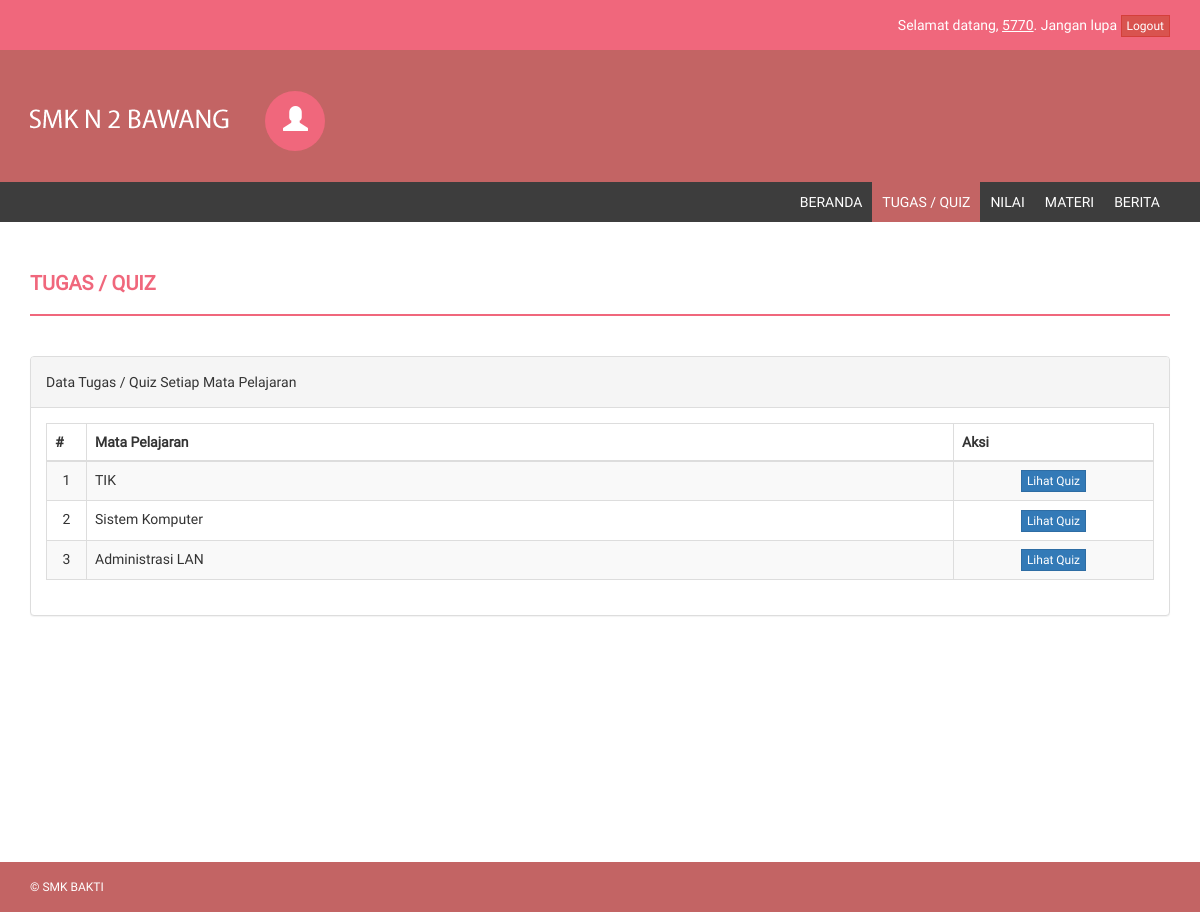
Page /?page=quiz (signed in) on the committed database.
### tables this page shows
CREATE TABLE `tb_siswa` (
  `id_siswa` int(11) NOT NULL,
  `nis` varchar(20) NOT NULL,
  `nama_lengkap` varchar(50) NOT NULL,
  `tempat_lahir` varchar(20) NOT NULL,
  `tgl_lahir` date NOT NULL,
  `jenis_kelamin` enum('L','P') NOT NULL,
  `agama` varchar(20) NOT NULL,
  `nama_ayah` varchar(50) NOT NULL,
  `nama_ibu` varchar(50) NOT NULL,
  `no_telp` varchar(15) NOT NULL,
  `email` varchar(100) NOT NULL,
  `alamat` text NOT NULL,
  `id_kelas` varchar(5) NOT NULL,
  `thn_masuk` int(5) NOT NULL,
  `foto` varchar(100) NOT NULL,
  `username` varchar(40) NOT NULL,
  `password` varchar(40) NOT NULL,
  `pass` varchar(40) NOT NULL,
  `status` enum('aktif','tidak aktif') NOT NULL
);

CREATE TABLE `tb_mapel` (
  `id` int(11) NOT NULL,
  `kode_mapel` varchar(10) NOT NULL,
  `mapel` varchar(100) NOT NULL
);

### index.php (the view, shortened to what this page needs)
<?php
include "+koneksi.php";
if(!@$_SESSION['siswa']) {
    if(@$_GET['hal'] == 'daftar') {
        include "register.php";
    } else {
        include "login.php";
    }
} else { ?>
<!DOCTYPE html>
<html>
<head>
    <link href="style/assets/css/bootstrap.css" rel="stylesheet" />
    <link href="style/assets/css/font-awesome.css" rel="stylesheet" />
    <link href="style/assets/css/style.css" rel="stylesheet" />
</head>
<body>
<?php
$sql_terlogin = mysqli_query($db, "SELECT * FROM tb_siswa JOIN tb_kelas ON tb_siswa.id_siswa = '$_SESSION[siswa]' AND tb_kelas.id_kelas = tb_siswa.id_kelas") or die ($db->error);
$data_terlogin = mysqli_fetch_array($sql_terlogin);
?>
    <header>
        <div class="container">
            <div class="row">
                <div class="col-md-12">
                    Selamat datang, <u><?php echo ucfirst($data_terlogin['username']); ?></u>. Jangan lupa <a href="inc/logout.php?sesi=siswa" class="btn btn-xs btn-danger">Logout</a>
                </div>
            </div>
        </div>
    </header>
    <div class="navbar navbar-inverse set-radius-zero">
        <div class="container">
            <div class="navbar-header">
                <a class="navbar-brand" href="./">
                    <img src="style/assets/img/logo.png" />
                </a>
            </div>
            <div class="left-div">
                <div class="user-settings-wrapper">
                    <ul class="nav">
                        <li class="dropdown">
                            <a class="dropdown-toggle" data-toggle="dropdown" href="#" aria-expanded="false">
                                <span class="glyphicon glyphicon-user" style="font-size: 25px;"></span>
                            </a>
                        </li>
                    </ul>
                </div>
            </div>
        </div>
    </div>
    <section class="menu-section">
        <div class="container">
            <div class="row">
                <div class="col-md-12">
                    <div class="navbar-collapse collapse ">
                        <ul id="menu-top" class="nav navbar-nav navbar-right">
                            <li><a <?php if(@$_GET['page'] == '') { echo 'class="menu-top-active"'; } ?> href="./">Beranda</a></li>
                            <li><a <?php if(@$_GET['page'] == 'quiz') { echo 'class="menu-top-active"'; } ?> href="?page=quiz">Tugas / Quiz</a></li>
                            <li><a <?php if(@$_GET['page'] == 'nilai') { echo 'class="menu-top-active"'; } ?> href="?page=nilai">Nilai</a></li>
                            <li><a <?php if(@$_GET['page'] == 'materi') { echo 'class="menu-top-active"'; } ?> href="?page=materi">Materi</a></li>
                            <li><a <?php if(@$_GET['page'] == 'berita') { echo 'class="menu-top-active"'; } ?> href="?page=berita">Berita</a></li>
                        </ul>
                    </div>
                </div>
            </div>
        </div>
    </section>
    <div class="content-wrapper">
        <div class="container" id="wadah">
        <?php
        if(@$_GET['page'] == '') {
            include "inc/beranda.php";
        } else if(@$_GET['page'] == 'quiz') {
            include "inc/quiz.php";
        } else if(@$_GET['page'] == 'nilai') {
            include "inc/nilai.php";
        } else if(@$_GET['page'] == 'materi') {
            include "inc/materi.php";
        } else if(@$_GET['page'] == 'berita') {
            include "inc/berita.php";
        } ?>
        </div>
    </div>
    <footer>
        <div class="container">
            <div class="row">
                <div class="col-md-12">
                    &copy; SMK BAKTI
            </div>
        </div>
    </footer>
</body>
</html>
<?php
}
?>

### inc/quiz.php (shortened to what this page needs)
<?php
$no = 1;
if(@$_GET['action'] != 'kerjakansoal') { ?>
<div class="row">
    <div class="col-md-12">
        <h4 class="page-head-line">Tugas / Quiz</h4>
    </div>
</div>
<?php
}
if(@$_GET['action'] == '') { ?>
	<div class="row">
	    <div class="col-md-12">
	        <div class="panel panel-default">
	            <div class="panel-heading">Data Tugas / Quiz Setiap Mata Pelajaran</div>
	            <div class="panel-body">
	                <div class="table-responsive">
	                    <table class="table table-striped table-bordered table-hover">
	                        <thead>
	                            <tr>
	                                <th>#</th>
	                                <th>Mata Pelajaran</th>
	                                <th>Aksi</th>
	                            </tr>
	                        </thead>
	                        <tbody>
	                        <?php
	                        $sql_mapel = mysqli_query($db, "SELECT * FROM tb_mapel") or die ($db->error);
	                        while($data_mapel = mysqli_fetch_array($sql_mapel)) { ?>
	                            <tr>
	                                <td width="40px" align="center"><?php echo $no++; ?></td>
	                                <td><?php echo $data_mapel['mapel']; ?></td>
	                                <td width="200px" align="center">
	                                	<a href="?page=quiz&action=daftartopik&id_mapel=<?php echo $data_mapel['id']; ?>" class="btn btn-primary btn-xs">Lihat Quiz</a>
	                                </td>
	                            </tr>
	                        	<?php
	                        } ?>
	                        </tbody>
	                    </table>
	                </div>
	            </div>
	        </div>
	    </div>
	</div>
<?php
} else if(@$_GET['action'] == 'daftartopik') { ?>
	<div class="row">
	    <div class="col-md-12">
	        <div class="panel panel-default">
	            <div class="panel-heading">Data Tugas / Quiz Setiap Mata Pelajaran</div>
	            <div class="panel-body">
					<div class="table-responsive">
					<?php
					$id_mapel = @$_GET['id_mapel'];
					$id_siswa = $_SESSION['siswa'];
					$sql_tq = mysqli_query($db, "SELECT * FROM tb_topik_quiz WHERE id_mapel = '$id_mapel' AND id_kelas = '$data_terlogin[id_kelas]' AND status = 'aktif'") or die ($db->error);
					$countsoal = mysqli_num_rows($sql_tq);
					if($countsoal > 0) {
						while($data_tq = mysqli_fetch_array($sql_tq)) { ?>
						<table width="100%">
							<tr>
								<td valign="top">No. ( <?php echo $no++; ?> )</td>
								<td>
									<table class="table">
									    <thead>
									        <tr>
									            <td width="20%"><b>Judul</b></td>
									            <td>:</td>
									            <td width="65%"><?php echo $data_tq['judul']; ?></td>
									        </tr>
									    </thead>
									    <tbody>
									        <tr>
									            <td>Tanggal Pembuatan</td>
									            <td>:</td>
									            <td><?php echo tgl_indo($data_tq['tgl_buat']); ?></td>
									        </tr>
									        <tr>
									            <td>Pembuat</td>
									            <td>:</td>
									            <td>
									            	<?php
									            	if($data_tq['pembuat'] != 'admin') {
									            		$sql_peng = mysqli_query($db, "SELECT * FROM tb_pengajar WHERE id_pengajar = '$data_tq[pembuat]'") or die ($db->error);
									            		$data_peng = mysqli_fetch_array($sql_peng);
									            		echo $data_peng['nama_lengkap'];
									            	} else {
									            		echo $data_tq['pembuat'];
									            	} ?>
									            </td>
									        </tr>
									        <tr>
									            <td>Waktu Pengerjaan</td>
									            <td>:</td>
									            <td><?php echo $data_tq['waktu_soal'] / 60 ." menit"; ?></td>
									        </tr>
									        <tr>
									            <td>Info</td>
									            <td>:</td>
									            <td><?php echo $data_tq['info']; ?></td>
									        </tr>
									        <tr>
									        	<td></td>
									        	<td></td>
									        	<td>
															<a href="?page=quiz&action=infokerjakan&id_tq=<?php echo $data_tq['id_tq']; ?>" class="btn btn-primary btn-xs">Kerjakan Soal</a>
																									</td>
									        </tr>
									    </tbody>
									</table>
								</td>
							</tr>
						</table>
						<?php
						}
					} else { ?>
						<div class="alert alert-danger">Data quiz yang berada di kelas ini dengan mapel tersebut tidak ada</div>
						<?php
					} ?>
					</div>
	            </div>
	        </div>
	    </div>
	</div>
	<?php
} else if(@$_GET['action'] == 'infokerjakan') { ?>
	<div class="row">
	    <div class="col-md-12">
	        <div class="panel panel-default">
	            <div class="panel-heading">Informasi Tugas / Quiz</div>
	            <div class="panel-body">
	            <?php
	            $sql_nilai = mysqli_query($db, "SELECT * FROM tb_nilai_pilgan WHERE id_tq = '$_GET[id_tq]' AND id_siswa = '$_SESSION[siswa]'") or die ($db->error);
	            $sql_jwb = mysqli_query($db, "SELECT * FROM tb_jawaban WHERE id_tq = '$_GET[id_tq]' AND id_siswa = '$_SESSION[siswa]'") or die ($db->error);
	            if(mysqli_num_rows($sql_nilai)> 0 || mysqli_num_rows($sql_jwb) > 0) {
	            	echo "Anda sudah mengerjakan ujian / test ini, silahkan lihat nilai Anda di halaman nilai.";
	            } else { ?>
					1. Baca dengan seksama dan teliti sebelum mengerjakan Tugas / Quiz.<br />
					2. Pastikan koneksi anda terjamin dan bagus.<br />
					3. Pilih browser yang versi terbaru.<br />
					4. Jika mati lampu hubungi pengajar mata pelajaran terkait untuk melakukan jian ulang.
					<?php
				} ?>
	            </div>
	            <div class="panel-footer">
					<?php
					if(mysqli_num_rows($sql_nilai) > 0 || mysqli_num_rows($sql_jwb) > 0) { ?>
						<a href="?page=quiz" class="btn btn-primary">Kembali</a>
						<?php
					} else {
						$sql_cek_soal_pilgan = mysqli_query($db, "SELECT * FROM tb_soal_pilgan WHERE id_tq = '$_GET[id_tq]'") or die ($db->error);
						$sql_cek_soal_essay = mysqli_query($db, "SELECT * FROM tb_soal_essay WHERE id_tq = '$_GET[id_tq]'") or die ($db->error);
						if(mysqli_num_rows($sql_cek_soal_pilgan) > 0) { ?>
							<a href="soal.php?id_tq=<?php echo @$_GET['id_tq']; ?>" class="btn btn-primary">Mulai Mengerjakan</a>
						<?php
						} else { ?>
							<a onclick="alert('Data soal tidak ditemukan, mungkin karena belum dibuat. Silahkan hubungi guru yang bersangkutan');" class="btn btn-primary">Mulai Mengerjakan</a>
						<?php
						} ?>
						<a href="?page=quiz" class="btn btn-primary">Kembali</a>
					<?php
					} ?>
				</div>
	        </div>
	    </div>
	</div>
	<?php
}
?>

### style/assets/css/style.css (style rules this page uses)
body { font-family: 'Roboto', sans-serif; line-height: 30px; }
.set-radius-zero { border-radius: 0px; -moz-border-radius: 0px; -webkit-border-radius: 0px; }
.content-wrapper { margin-top: 40px; min-height: 600px; padding-bottom: 60px; }
.page-head-line { font-weight: 900; padding-bottom: 20px; border-bottom: 2px solid #F0677C; text-transform: uppercase; color: #F0677C; font-size: 20px; margin-bottom: 40px; }
.btn { border-radius: 0px; -webkit-border-radius: 0px; -moz-border-radius: 0px; }
header { background-color: #F0677C; color: #fff; padding: 10px; text-align: right; }
.left-div { padding-left: 30px; margin-top: 40px; margin-bottom: 30px; }
.navbar-brand { width: 250px; padding-top: 30px; }
.user-settings-wrapper .nav > li > a { position: relative; display: block; padding: 15px 18px; border-radius: 50%; -webkit-border-radius: 50%; -moz-border-radius: 50%; height: 60px; width: 60px; background-color: #F0677C; color: #fff; }
.user-settings-wrapper { margin-top: 10px; }
.user-settings-wrapper li { display: inline-block; }
.menu-section { background-color: #3D3D3D; }
#menu-top a { color: #FFF; text-decoration: none; font-weight: 500; padding: 10px 10px 10px 10px; text-transform: uppercase; }
.menu-top-active { background-color: #C36464; }
.navbar-inverse { background-color: #C36464; border-color: transparent; }
.navbar { margin-bottom: 0px; }
footer { padding: 10px; color: #fff; font-size: 12px; background-color: #C36464; }

### rows in the picture
tb_siswa: username "5770"
tb_mapel: mapel "TIK"
tb_mapel: mapel "Sistem Komputer"
tb_mapel: mapel "Administrasi LAN"
